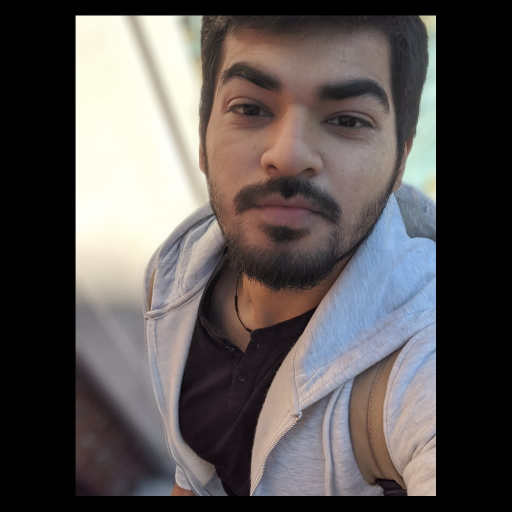
#> input picture ASCII_art/MyPhoto.jpeg, 1024 x 1024 px (shown at 1/2 size)
$ jupyter execute --allow-errors ASCII_art.ipynb
#> lines starting #> are read from the running program, lines starting #| are printed output that depends on the picture; after the words box and inside, x2 and y2 are one past the last pixel; in counts of white or black regions, pixels touching at a corner belong together
</br >
<center>

</center>

# Reading the image.

Firstly, we import the Image package from Pillow Imaging Library and then we read the image from the system.

[cell 1]
import sys
from PIL import Image

img = Image.open('MyPhoto.jpeg')
#> img is the input picture: PIL image 1024x1024 RGB; mean R, G, B 90.9, 85.6, 84.7

Resizing the image so that it can fit our notebook.

[cell 2]
print("Initial size of the Image")
print(img.size)
#| (1024, 1024)

[cell 3]
width, height = img.size
#> width = 1024; height = 1024
aspect_ratio = height/width
#> aspect_ratio = 1
new_width = 100
new_height = aspect_ratio * new_width * 0.55
#> new_height = 55
img = img.resize((new_width, int(new_height)))
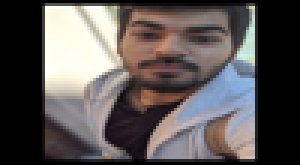
#> img: PIL image 100x55 RGB (shown 3 times larger); mean R, G, B 91, 85.7, 84.9
print("New Width")
print(new_width)
print("New Height")
print(int(new_height))
#| 55
print("New size of the Image")
print(img.size)
#| (100, 55)

Converting image into grayscale format

[cell 4]
img = img.convert('L')
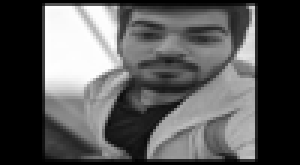
#> img: PIL image 100x55 L (shown 3 times larger); min 0, max 255, mean 87.2

Getting hold of all the pixels into a variable.

[cell 5]
pixels = img.getdata()

Replacing all the pixels with characters

[cell 6]
chars = ['@','#', 'S', '%', '?', '*', '+', ';', ':', ',',  '.']
new_pixels = [chars[pixel//25] for pixel in pixels]
#> new_pixels = 5500 items, first 6: '@', '@', '@', '@', '@', '@'
new_pixels = ''.join(new_pixels)

Splitting the string of chars to fit our notebook and making list out of it

[cell 7]
new_pixels_count = len(new_pixels)
#> new_pixels_count = 5500
ascii_image = [new_pixels[index:index + new_width] for index in range(0, new_pixels_count, new_width)]
#> ascii_image = 55 items
ascii_image = "\n".join(ascii_image)

# Printing out the image.

[cell 8]
print(ascii_image)
#> (printed output is left out)

[cell 9]
char = ['1','0','1','1','0','0','1','0','1','1','0']

**Making a text file from ASCII_IMAGE**

[cell 10]
with open("ascii_image.txt", "w") as f:
    f.write(ascii_image)

[cell 11]
aayush_Pixels = [char[pixel//25] for pixel in pixels]
#> aayush_Pixels = 5500 items, first 6: '1', '1', '1', '1', '1', '1'
aayush_Pixels
#> Out = 5500 items, first 6: '1', '1', '1', '1', '1', '1'

[cell 12]
arr = aayush_Pixels
#> arr = 5500 items, first 6: '1', '1', '1', '1', '1', '1'

[cell 13]
arr = list(filter(lambda a: a != ' ', arr))

[cell 14]
def func(l, dtype=int):
    return list(map(dtype, l))
aay = func(arr, int)
#> aay = 5500 values, max 1 at index 0, min 0 at index 139, mean 0.626

[cell 15]
import numpy as np
aay = np.asarray(aay)
aay
#> Out has the same summary as aay

[cell 16]
print("Length of AAY array")
len(aay)
#> Out = 5500

**Increasing the array size to 10000, so that we can have a 100x100 matrix.**

[cell 17]
N = (100*100)-5500
aay = np.pad(aay, (0, N), 'constant')
#> aay = 10000 values, max 1 at index 0, min 0 at index 139, mean 0.344

[cell 18]
aay.reshape(100,100)

[cell 19]
aay.ravel()
#> Out has the same summary as aay

[cell 20]
import matplotlib.pyplot as plt
from scipy.sparse import coo_matrix

[cell 21]
aay = np.asmatrix(aay)

[cell 22]
temporary = aay.shape
#> temporary = (1, 10000)
print("Temporary Shape:")
temporary
#> Out = (1, 10000)

[cell 23]
aay.resize((100,100))
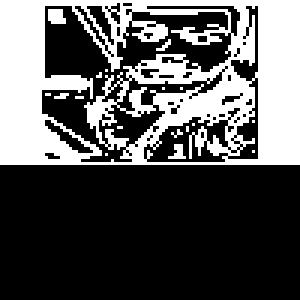
#> aay: shape (100, 100) int64 (shown 3 times larger); values 0 (black) and 1 (white), 34.4% white; 18 white regions (16 under 20 px), largest, box (x1, y1, x2, y2) and area: (0, 0, 100, 55) 3361, (16, 3, 22, 8) 26
aay

[cell 24]
import numpy as np
aayu = np.asarray(aay)
np.savetxt("arr_aayush.csv", aayu, delimiter=",")

[cell 25]
import pandas as pd
import networkx as nx
import matplotlib.pyplot as plt
import csv

def make_label_dict(labels):
    l = {}
    for i, label in enumerate(labels):
        l[i] = label
    return l

input_data = pd.read_csv('arr_aayush.csv', index_col=0)
print ("INPUT DATA")
print("\t")
print(input_data.values)
print("\n \n")
print("\n \n")
G = nx.Graph(input_data.values)

#> (the rest of this cell did not finish here and is left out)

[cell 26]
nx.write_gml(G, "Aayush_graph.gml")

[cell 27]
import networkx as nx
Aayush_graph = nx.read_gml('Aayush_graph.gml')

**Using NetworkX to plot the Face Graph.**

[cell 28]
nx.draw(Aayush_graph,pos=nx.spring_layout(Aayush_graph))
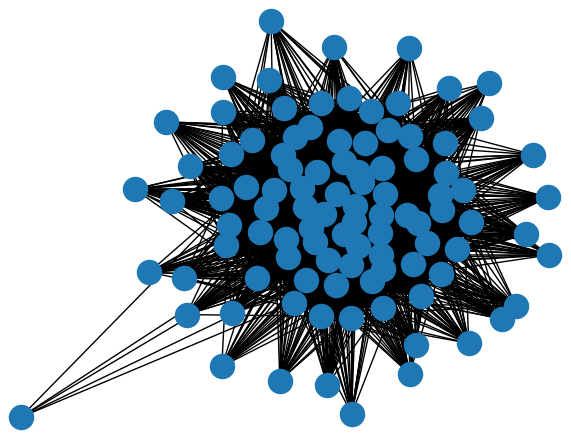
#> figure drawn by matplotlib, 1 panel

$ run again, with ASCII_art/MyMy.jpeg copied over ASCII_art/MyPhoto.jpeg
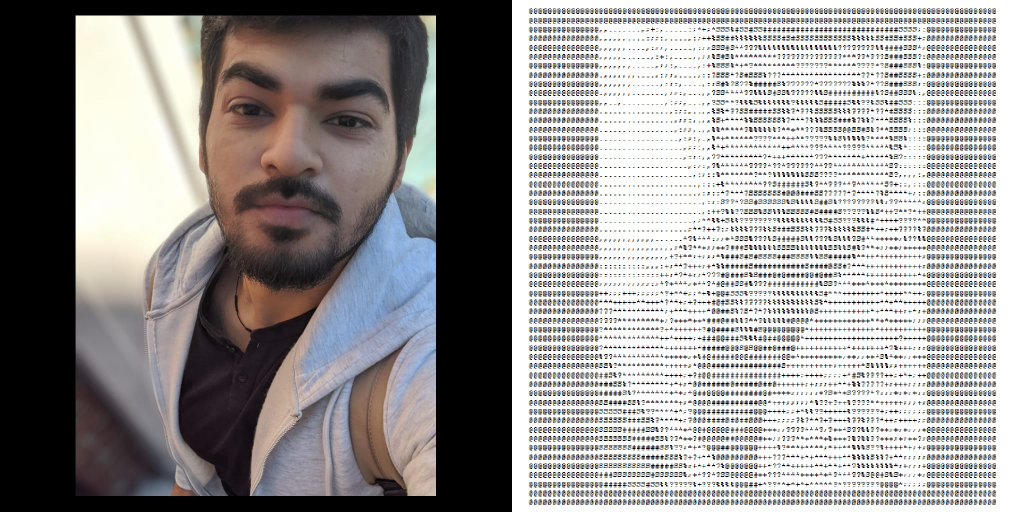
#> input picture ASCII_art/MyMy.jpeg, 2020 x 1024 px (shown at 1/2 size)
#> img is the input picture: PIL image 2020x1024 RGB; mean R, G, B 151.6, 149.1, 148.4
#| (2020, 1024)
#> `img = img.resize((new_width, int(new_height)))`:
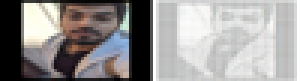
#> img: PIL image 100x27 RGB (shown 3 times larger); mean R, G, B 151.5, 149.1, 148.4
#| 27
#| (100, 27)
#> `img = img.convert('L')`:
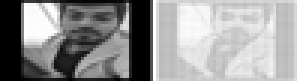
#> img: PIL image 100x27 L (shown 3 times larger); min 0, max 255, mean 149.7
#> new_pixels = 2700 items, first 6: '@', '@', '@', '@', '@', '@'
#> new_pixels_count = 2700
#> ascii_image = 27 items
#> (printed output is left out)
#> aayush_Pixels = 2700 items, first 6: '1', '1', '1', '1', '1', '1'
#> `aay = func(arr, int)`: aay = 2700 values, max 1 at index 0, min 0 at index 7, mean 0.621
#> `aay`: Out has the same summary as aay
#> `len(aay)`: Out = 2700
#> `aay = np.pad(aay, (0, N), 'constant')`: aay = 7200 values, max 1 at index 0, min 0 at index 7, mean 0.233
#> `aay.ravel()`: Out has the same summary as aay
